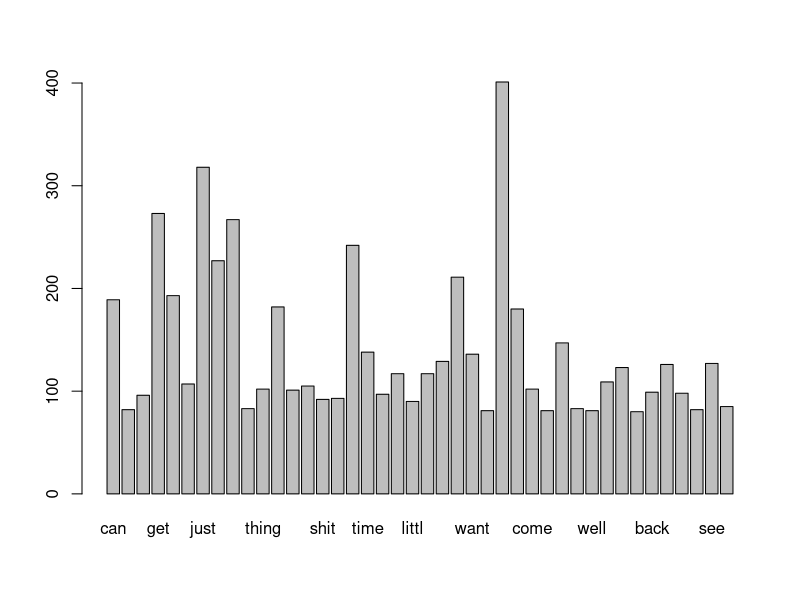

Write R code to recreate this figure.
## ---- chunk 1
knitr::opts_chunk$set(echo = TRUE)
## ---- chunk 2
library(tm)
## ---- chunk 3
train_data = read.table(
  file = './insults/train.tsv',
  sep = '\t',
  quote = '',
  header = TRUE
)
## ---- chunk 4
# Create a corpus from our training data
corpus <- Corpus(VectorSource(train_data$text_a))

# Change all words to lowercase
corpus <- tm_map(corpus, content_transformer(tolower))

# Remove english stopwords
corpus <- tm_map(corpus, removeWords, stopwords('english'))

# Remove punctuation, numbers and whitespace
corpus <- tm_map(corpus, removePunctuation)
corpus <- tm_map(corpus, removeNumbers)
corpus <- tm_map(corpus, stripWhitespace)

corpus <- tm_map(corpus, stemDocument)
## ---- chunk 5
# Create a term document matrix from our corpus
tdm <- TermDocumentMatrix(corpus)
## ---- chunk 6
term_frequency <- rowSums(as.matrix(tdm))
term_frequency <- subset(term_frequency, term_frequency >= 80)
barplot(term_frequency)
